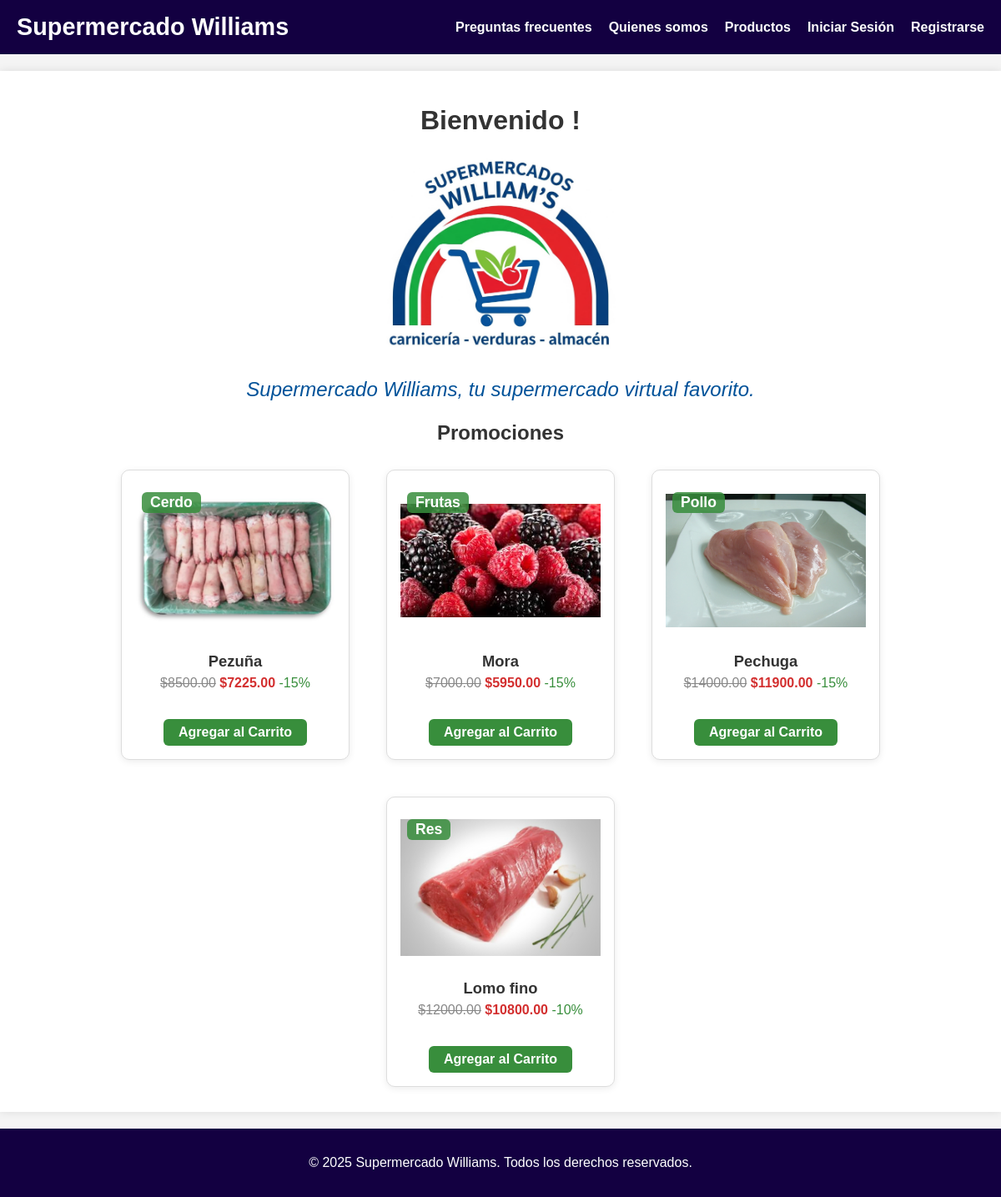
/index, run on the app's committed database.
### models.py (models this page shows, shortened)
class Product(db.Model):
    id = db.Column(db.Integer, primary_key=True)
    secction = db.Column(db.String(64), nullable=False, default="Res")
    name = db.Column(db.String(128), nullable=False)
    description = db.Column(db.Text)
    price = db.Column(db.Float, nullable=False)
    stock = db.Column(db.Integer, nullable=False, default=0)
    image_url = db.Column(db.String(256))

class Promotion(db.Model):
    id = db.Column(db.Integer, primary_key=True)
    product_id = db.Column(db.Integer, db.ForeignKey('product.id'), nullable=False, unique=True)
    discount = db.Column(db.Float, nullable=False)
    price = db.Column(db.Float, nullable=False)
    price_discounted = db.Column(db.Float, nullable=False)
    product = db.relationship('Product', backref='promotion')

### routes.py (the view)
@app.route('/')
@app.route('/index')
def index():
    from models import Promotion, Product
    promociones = Promotion.query.all()
    if promociones:
        productos = []
        for promo in promociones:
            producto = Product.query.get(promo.product_id)
            if producto:
                productos.append({
                    'id': producto.id,
                    'nombre': producto.name,
                    'precio': promo.price,
                    'precio_descuento': promo.price_discounted,
                    'descuento': promo.discount,
                    'imagen': producto.image_url,
                    'seccion': getattr(producto, 'secction', None)
                })
        mostrar_promos = True
    else:
        productos = Product.query.all()
        mostrar_promos = False
    form = AddToCartForm()
    return render_template('index.html', title='Home', productos=productos, form=form, mostrar_promos=mostrar_promos)

### templates/index.html (shortened to what this page needs)
{% extends "base.html" %}
{% block content %}
    <link rel="stylesheet" href="{{ url_for('static', filename='css/index.css') }}">
    <h1 style="text-align: center;">Bienvenido {{ current_user.username }}!</h1>
    <div style="margin-bottom: 10px; text-align: center;">
        <img src="{{ url_for('static', filename='imgs/Logo.jpeg') }}" alt="Logo Supermercado Williams" style="height: 240px; border-radius: 8px; display: inline-block;">
    </div>
    <div style="text-align: center;">
        <p class="bienvenida-super">Supermercado Williams, tu supermercado virtual favorito.</p>
    </div>
    {% if mostrar_promos %}
    <h2 style="text-align: center;">Promociones</h2>
    <div class="product-list">
        {% for product in productos %}
            <div class="product-card">
                {% if product.seccion %}
                    <div style="position: relative;">
                        <div class="promo-label">{{ product.seccion }}</div>
                        {% if product.imagen %}
                            <img src="{{ url_for('static', filename='imgs/' + product.imagen) }}" alt="{{ product.nombre }}">
                        {% else %}
                            <img src="{{ url_for('static', filename='images/default_product.png') }}" alt="{{ product.nombre }}">
                        {% endif %}
                    </div>
                {% else %}
                    {% if product.imagen %}
                        <img src="{{ url_for('static', filename='imgs/' + product.imagen) }}" alt="{{ product.nombre }}">
                    {% else %}
                        <img src="{{ url_for('static', filename='images/default_product.png') }}" alt="{{ product.nombre }}">
                    {% endif %}
                {% endif %}
                <h3>{{ product.nombre }}</h3>
                <p>
                    <span class="old-price">${{ '%.2f'|format(product.precio) }}</span>
                    <span class="discount-price">${{ '%.2f'|format(product.precio_descuento) }}</span>
                    <span class="discount-label">-{{ product.descuento|int }}%</span>
                </p>
                <form action="{{ url_for('product_detail', product_id=product.id) }}" method="post">
                    <button type="submit">Agregar al Carrito</button>
                </form>
            </div>
        {% endfor %}
    </div>
    {% endif %}
{% endblock %}

### static/css/style.css (style rules this page uses)
body { font-family: Arial, sans-serif; margin: 0; padding: 0; background-color: #f4f4f4; color: #333333; }
form { margin-top: 20px; }
.product-list { display: grid; grid-template-columns: repeat(auto-fill, minmax(250px, 1fr)); gap: 20px; margin-top: 20px; }
.product-card { border: 1px solid #ddd; padding: 15px; text-align: center; background-color: #fff; border-radius: 5px; box-shadow: 0 2px 5px rgba(0,0,0,0.05); }
.product-card img { max-width: 100%; height: 180px; object-fit: contain; margin-bottom: 10px; }
.product-card p { margin: 5px 0; }

### static/css/index.css (style rules this page uses)
.bienvenida-super { font-size: 1.5em; color: #005299; font-style: italic; }
.product-list { display: flex; flex-wrap: wrap; gap: 24px; justify-content: center; }
.product-card { background: #fff; border-radius: 10px; box-shadow: 0 2px 8px rgba(0,0,0,0.08); padding: 18px 16px 16px 16px; margin: 10px; width: 240px; display: flex; flex-direction: column; align-items: center; transition: box-shadow 0.2s; }
.product-card img { width: 100%; display: block; border-radius: 8px; margin-bottom: 10px; }
.product-card h3 { margin: 10px 0 6px 0; font-size: 1.15em; text-align: center; }
.product-card p { margin: 0 0 8px 0; font-size: 1em; text-align: center; }
.product-card form { width: 100%; display: flex; flex-direction: column; align-items: center; }
.product-card button { background: #388e3c; color: #fff; border: none; border-radius: 6px; padding: 7px 18px; font-size: 1em; font-weight: bold; cursor: pointer; margin-top: 6px; transition: background 0.2s; }
.product-card .promo-label { position: absolute; top: 8px; left: 8px; background: rgba(56,142,60,0.85); color: #fff; padding: 2px 10px; border-radius: 6px; font-weight: bold; z-index: 2; font-size: 1.1em; }
.product-card .old-price { text-decoration: line-through; color: #888; }
.product-card .discount-price { color: #d32f2f; font-weight: bold; }
.product-card .discount-label { color: #388e3c; }

### data on the page
Product: seccion "Cerdo", image_url (picture), nombre "Pezuña"
Promotion: precio "8500.00", precio_descuento "7225.00", descuento "15"
Product: seccion "Frutas", image_url (picture), nombre "Mora"
Promotion: precio "7000.00", precio_descuento "5950.00", descuento "15"
Product: seccion "Pollo", image_url (picture), nombre "Pechuga"
Promotion: precio "14000.00", precio_descuento "11900.00", descuento "15"
Product: seccion "Res", image_url (picture), nombre "Lomo fino"
Promotion: precio "12000.00", precio_descuento "10800.00", descuento "10"
